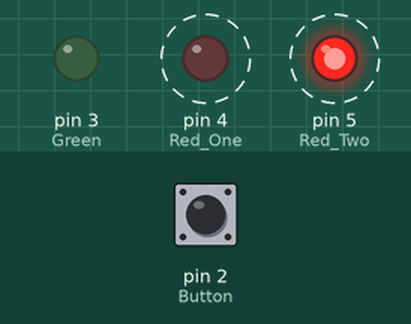
Bench run of a sketch on a simulated Arduino Uno, built with avr-gcc and run on an emulated ATmega328P. On the bench: output pins drawn as LEDs (lit = HIGH). Dashed ring = blinking. Inputs (shaded band) come from the test bench; at power-on: pin 2 (Button) HIGH.

Above: at 1.8 s.
1.9 s: pin 2 (Button) pulled LOW for 3.2 s
At 2.3 s:
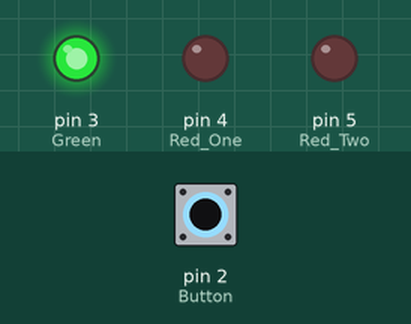
At 5.22 s:
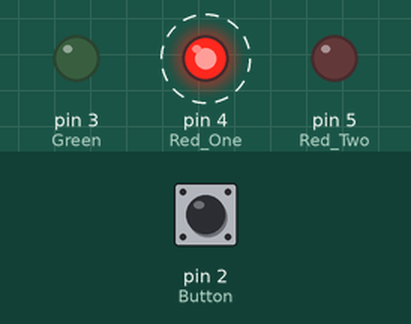
Timing chart, 0 to 12.6 s (numbered marks = the images above; inputs shaded):
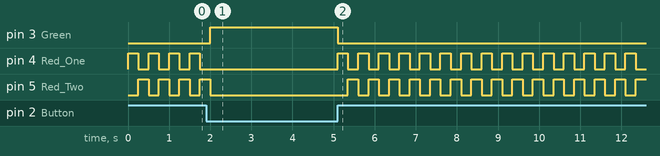

Measured:
- after the input at 1.9 s, pin 3 (Green): LOW → HIGH after 0.10 s, → LOW 3.1 s later
- by itself, pin 5 (Red_Two): repeats every 0.50 s: HIGH 0.25 s, LOW 0.25 s

The sketch:

Starship_Lights.ino
```cpp
void setup() {
  pinMode(3, OUTPUT); // Green
  pinMode(4, OUTPUT);  // Red One
  pinMode(5, OUTPUT); // Red Two
  pinMode(2, INPUT); //Button


}

void loop() {
  int switch_state  = digitalRead(2); // Read button INPUT

  if (switch_state == LOW){
    digitalWrite(3, HIGH); // Green is on
    digitalWrite(4, LOW); // Red One is off
    digitalWrite(5, LOW); // Red Two is off

  }
  else {
    digitalWrite(3, LOW); // Green is off
    digitalWrite(4, HIGH); // Red One is on
    digitalWrite(5, LOW); // Red Two is off

    delay(250);
    digitalWrite(3, LOW); // Green is off
    digitalWrite(4, LOW); // Red One is off
    digitalWrite(5, HIGH); // Red Two is on
    delay(250);
      }
  }
```
